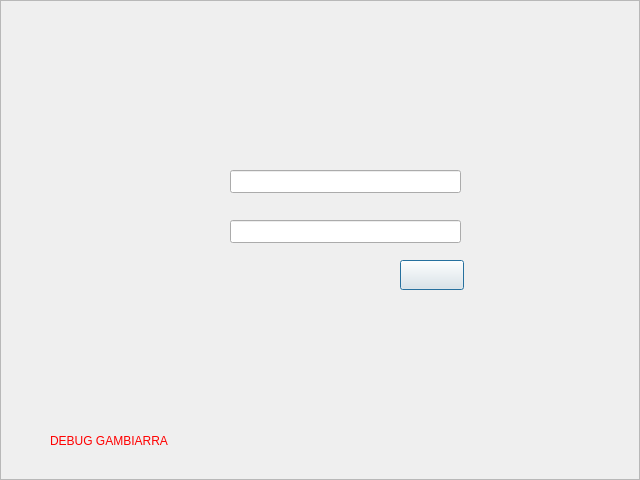
<?xml version="1.0" encoding="UTF-8"?>
<ui version="4.0">
 <class>loginForm</class>
 <widget class="QDialog" name="loginForm">
  <property name="geometry">
   <rect>
    <x>0</x>
    <y>0</y>
    <width>640</width>
    <height>480</height>
   </rect>
  </property>
  <property name="sizePolicy">
   <sizepolicy hsizetype="Fixed" vsizetype="Preferred">
    <horstretch>0</horstretch>
    <verstretch>0</verstretch>
   </sizepolicy>
  </property>
  <property name="minimumSize">
   <size>
    <width>640</width>
    <height>480</height>
   </size>
  </property>
  <property name="maximumSize">
   <size>
    <width>640</width>
    <height>480</height>
   </size>
  </property>
  <property name="windowTitle">
   <string>Dialog</string>
  </property>
  <widget class="QFrame" name="frame">
   <property name="geometry">
    <rect>
     <x>0</x>
     <y>0</y>
     <width>640</width>
     <height>480</height>
    </rect>
   </property>
   <property name="sizePolicy">
    <sizepolicy hsizetype="Fixed" vsizetype="Preferred">
     <horstretch>0</horstretch>
     <verstretch>0</verstretch>
    </sizepolicy>
   </property>
   <property name="minimumSize">
    <size>
     <width>640</width>
     <height>480</height>
    </size>
   </property>
   <property name="maximumSize">
    <size>
     <width>640</width>
     <height>480</height>
    </size>
   </property>
   <property name="styleSheet">
    <string notr="true">QFrame#frame
{
    border-image:url(:/new/prefix1/images/login.png);
}</string>
   </property>
   <property name="frameShape">
    <enum>QFrame::StyledPanel</enum>
   </property>
   <property name="frameShadow">
    <enum>QFrame::Raised</enum>
   </property>
   <widget class="QPushButton" name="btn_login">
    <property name="geometry">
     <rect>
      <x>400</x>
      <y>260</y>
      <width>64</width>
      <height>30</height>
     </rect>
    </property>
    <property name="minimumSize">
     <size>
      <width>64</width>
      <height>30</height>
     </size>
    </property>
    <property name="maximumSize">
     <size>
      <width>64</width>
      <height>30</height>
     </size>
    </property>
    <property name="styleSheet">
     <string notr="true">QPushButton#btn_login
{
    border-image:url(:/new/prefix1/buttons/login.png);
}
QPushButton#btn_login:hover
{
    border-image:url(:/new/prefix1/buttons/login_hover.png);
}
QPushButton#btn_login:pressed
{
    border-image:url(:/new/prefix1/buttons/login_pressed.png);
}
</string>
    </property>
    <property name="text">
     <string/>
    </property>
   </widget>
   <widget class="QLabel" name="debug_gambiarra">
    <property name="geometry">
     <rect>
      <x>50</x>
      <y>420</y>
      <width>581</width>
      <height>41</height>
     </rect>
    </property>
    <property name="styleSheet">
     <string notr="true">QLabel 
{ 
	color : rgb(255, 0, 0);
	font: 11pt &quot;Segoe UI Light&quot;;
}</string>
    </property>
    <property name="text">
     <string>DEBUG GAMBIARRA</string>
    </property>
   </widget>
   <widget class="QLineEdit" name="username">
    <property name="geometry">
     <rect>
      <x>230</x>
      <y>170</y>
      <width>231</width>
      <height>23</height>
     </rect>
    </property>
   </widget>
   <widget class="QLineEdit" name="password">
    <property name="geometry">
     <rect>
      <x>230</x>
      <y>220</y>
      <width>231</width>
      <height>23</height>
     </rect>
    </property>
   </widget>
  </widget>
 </widget>
 <resources/>
 <connections/>
</ui>
